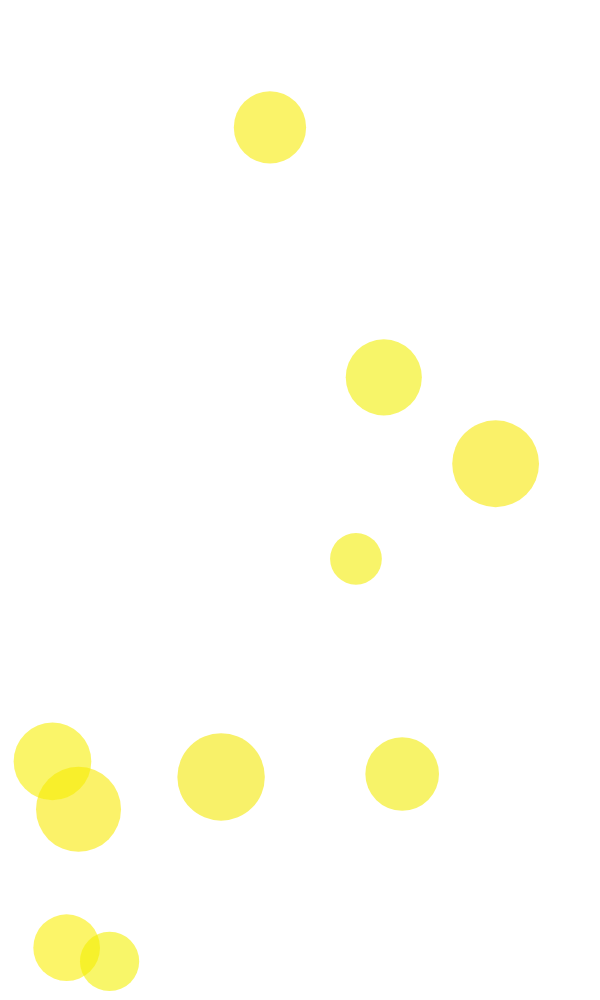
Frame 1 (no input)
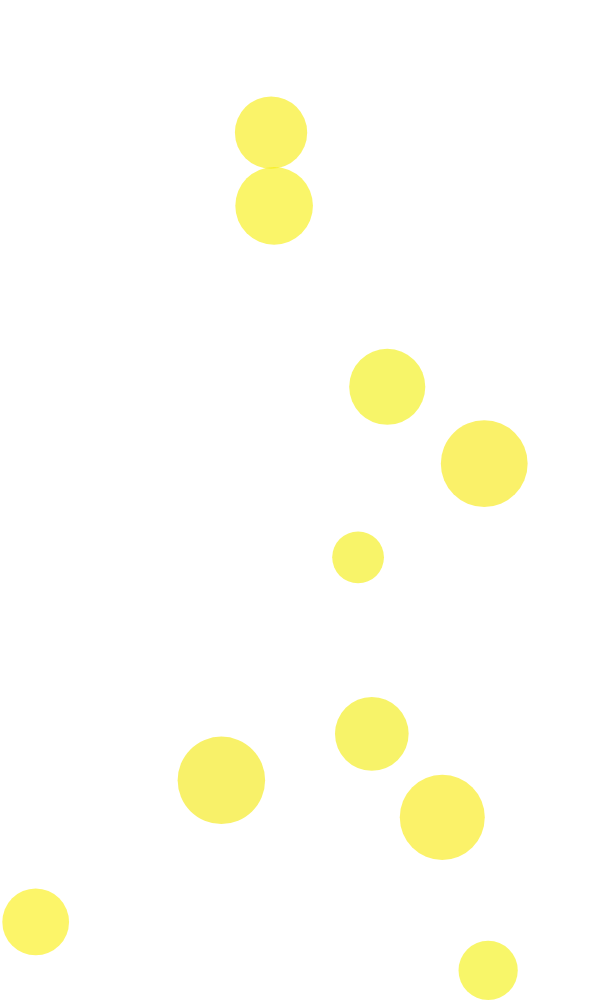
Frame 60 (no input)
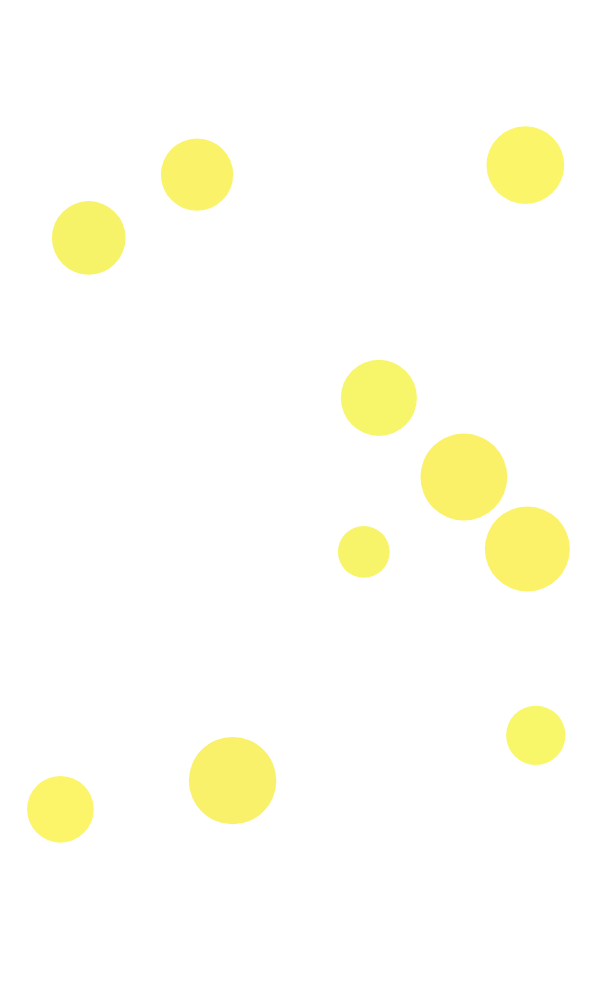
Frame 120 (the mouse pressed at the canvas centre since frame 60)

The p5.js sketch that drew these frames (run headless with seeded random() and noise() and a simulated clock; from frame 60 on, the mouse is pressed at the canvas centre):

// p5.js sketch
// ── sketch.js
"use strict"

let balls = [];
let debug = false;

function setup() {
  createCanvas(windowWidth/2, windowHeight);
  for (let i = 0; i < 10; i++) {
    balls.push(new Ball(random(width), random(height), random(5, 10)));
  }

}

function draw() {
  background(255);
  for (let i = 0; i < balls.length; i++) {
    let b = balls[i];
    for (let j = 0; j < balls.length; j++) {
      if (j != i) b.applyAttraction(balls[j]);
      b.collide(balls[j]);
    }
    b.update();
    b.checkEdge();
    b.display();
  }
}

// create new balls
function mouseDragged() {
  if (frameCount % 10 == 0) {
  	balls.push(new Electron(mouseX, mouseY, mouseX-pmouseX, mouseY-pmouseY, random(2, 3)));
  }
}

function doubleClicked() {
  debug = !debug;
}

class Ball {
  constructor(x, y, m) {
    this.mass = m;
    this.rad = this.mass * 5;
    this.pos = createVector(random(this.rad, width - this.rad), random(this.rad, height - this.rad));
    this.vel = createVector();
    this.acc = createVector();
    this.col = color(random(240,250),random(230,240),0,150);
  }

  applyForce(f) {
    let force = f.copy();
    force.div(this.mass);
    this.acc.add(force);
  }

  applyAttraction(target) {
    let relPos = p5.Vector.sub(target.pos, this.pos);
    let dis = relPos.mag();
    let force = p5.Vector.mult(relPos, 10 * target.mass * this.mass / dis ** 3);
    this.applyForce(force);
  }

  collide(target) {
    let relPos = p5.Vector.sub(target.pos, this.pos);
    let dis = relPos.mag();
    relPos = (dis > 5) ? relPos : relPos.normalize().mult(5);
    if ((target.rad + this.rad) > dis) {
      target.applyForce(relPos.mult(0.2));
      this.applyForce(relPos.mult(-1));
      // change color
      if( target instanceof Electron ) {
        this.col = lerpColor(this.col, target.col, (0.5/this.rad))
      }
    }
  }

  update() {
    this.vel.add(this.acc);
    this.pos.add(this.vel);
    this.acc.mult(0);
  }

  checkEdge() {
    if (this.pos.x > width - this.rad) {
      this.vel.x *= -0.8;
      this.pos.x = width - this.rad;
    } else if (this.pos.x < this.rad) {
      this.vel.x *= -0.8;
      this.pos.x = this.rad;
    }
    if (this.pos.y > height - this.rad) {
      this.vel.y *= -1;
      this.pos.y = height - this.rad;
    } else if (this.pos.y < this.rad) {
      this.vel.y *= -0.3;
      this.pos.y = this.rad;
    }
  }


  display() {
    push();
    translate(this.pos.x, this.pos.y);
    noStroke();
    fill(this.col);
    ellipse(0, 0, this.rad * 2);
    if (debug) {
      stroke(0);
      line(0, 0, this.vel.x * 10, this.vel.y * 10);
    }
    pop();
    stroke(255);
    //line(this.pos.x, this.pos.y, width / 2, height);
  }
}

// smaller particle, constructed with pos, vel, and mass
class Electron extends Ball {
  constructor(x,y,vx,vy,m) {
    super();
    this.mass = m;
    this.rad = this.mass * 5;
    this.pos = createVector(x,y);
    this.vel = createVector(vx,vy);
    this.acc = createVector();
    this.col = color(random(180,255), random(0,50), 10,150);
    
    if (this.vel.mag() > 10) this.vel.normalize().mult(10);
  }
}
